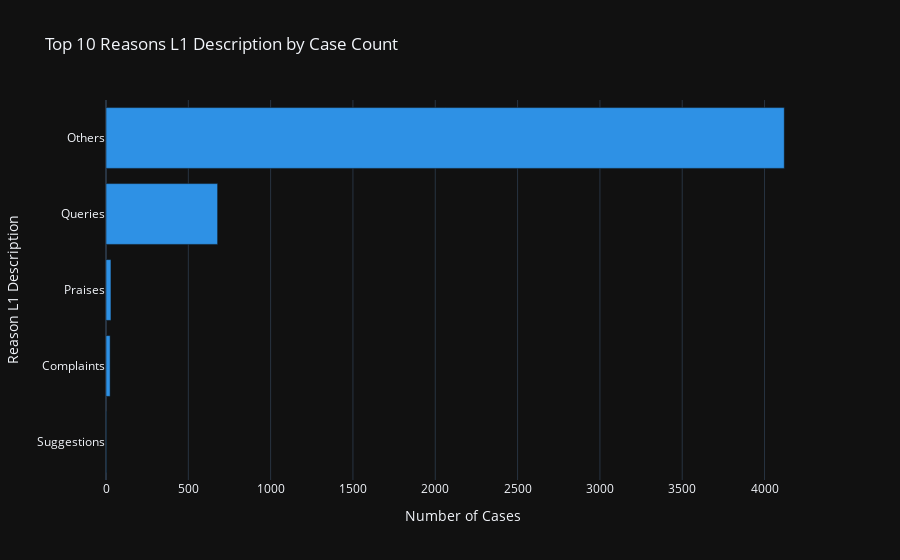

The cell this chart's notebook holds for it:
### Code cell
# 4. Top 10 Reasons L1 desc
top_reasons = df['Reason L1 desc'].value_counts().head(10).reset_index()
top_reasons.columns = ['Reason L1 Description', 'Number of Cases']
fig_reasons = px.bar(top_reasons, x='Number of Cases', y='Reason L1 Description', orientation='h',
                     title='Top 10 Reasons L1 Description by Case Count',
                     color_discrete_sequence=px.colors.qualitative.Dark24)
fig_reasons.update_layout(yaxis={'categoryorder':'total ascending'})
fig_reasons.show()

### Figure 1 — Plotly figure (JSON) as saved in the notebook; plotly's stock layout.template omitted (floating-point values rounded to 4 significant figures)
{"data": [{"hovertemplate": "Number of Cases=%{x}<br>Reason L1 Description=%{y}<extra></extra>", "legendgroup": "", "marker": {"color": "#2E91E5", "pattern": {"shape": ""}}, "name": "", "orientation": "h", "showlegend": false, "textposition": "auto", "x": [4120, 678, 30, 25, 3], "xaxis": "x", "y": ["Others", "Queries", "Praises", "Complaints", "Suggestions"], "yaxis": "y", "type": "bar"}], "layout": {"xaxis": {"anchor": "y", "domain": [0.0, 1.0], "title": {"text": "Number of Cases"}}, "yaxis": {"anchor": "x", "domain": [0.0, 1.0], "title": {"text": "Reason L1 Description"}, "categoryorder": "total ascending"}, "legend": {"tracegroupgap": 0}, "title": {"text": "Top 10 Reasons L1 Description by Case Count"}, "barmode": "relative"}}
